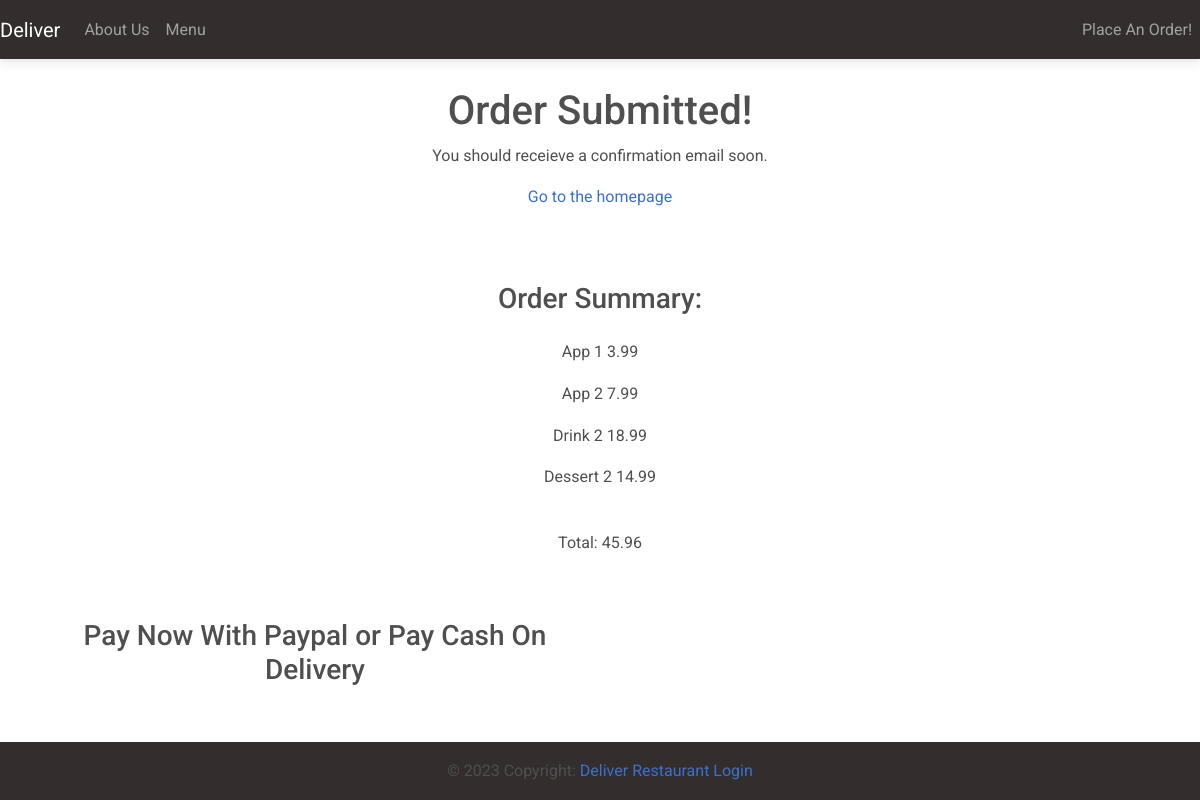
The page /order-confirmation/22 on the database its author committed.
### customer/models.py (models this page shows, shortened)
class MenuItem(models.Model):
    name = models.CharField(max_length=100)
    description = models.TextField()
    image = models.ImageField(upload_to='menu_images/')
    price = models.DecimalField(max_digits=5, decimal_places=2)
    category = models.ManyToManyField('Category', related_name='item')

class OrderModel(models.Model):
    created_on = models.DateTimeField(auto_now_add=True)
    price = models.DecimalField(max_digits=7, decimal_places=2)
    items = models.ManyToManyField('MenuItem', related_name='order', blank=True)
    name = models.CharField(max_length=50, blank=True)
    email = models.EmailField(max_length=50, blank=True)
    street = models.CharField(max_length=50, blank=True)
    city = models.CharField(max_length=50, blank=True)
    state = models.CharField(max_length=15, blank=True)
    zip_code = models.IntegerField(blank=True, null=True)
    is_paid = models.BooleanField(default=False)
    is_shipped = models.BooleanField(default=False)

### customer/views.py (the view, shortened to what this page needs)
# urls.py: path('order-confirmation/<int:pk>', OrderConfirmation.as_view(), name='order-confirmation'),
class OrderConfirmation(View):
    def get(self, request, pk, *args, **kwargs):
        order = OrderModel.objects.get(pk=pk)
        context = {
            'pk': order.pk,
            'items': order.items,
            'price': order.price,
        }
        return render(request, 'customer/order_confirmation.html', context)

### customer/templates/customer/order_confirmation.html (shortened to what this page needs)
{% extends 'customer/base.html' %}
{% block content %}
<div class="container mb-5">
    <div class="row justify-content-center mt-1">
        <div class="col-md-5 col-sm-12 p-4 text-center">
            <h1>Order Submitted!</h1>
            <p>You should receieve a confirmation email soon.</p>
            <a href="{% url 'index'%}">Go to the homepage</a>
        </div>
    </div>
    <div class="row justify-content-center mt-5">
        <div class="col-md-5 col-sm-12 text-center">
            <h3 class="pb-3">Order Summary:</h3>
            {% for item in items.all %}
            <p>{{ item.name }} <span class="pl-3">{{ item.price }}</span></p>
            {% endfor %}
            <p class="font-weight-bold pt-4">Total: {{ price }}</p>
        </div>
    </div>
    <div class="row justify_content-center pb-2 pt-5">
        <div class="col-md-6 text-center">
            <h3>Pay Now With Paypal or Pay Cash On Delivery</h3>
        </div>
    </div>
    <div class="row justify_content-center pb-5">
    </div>
</div>
{% endblock content %}

### rows shown on the page
MenuItem: name "App 1", price "3.99"
MenuItem: name "App 2", price "7.99"
MenuItem: name "Drink 2", price "18.99"
MenuItem: name "Dessert 2", price "14.99"
OrderModel: price "45.96"
